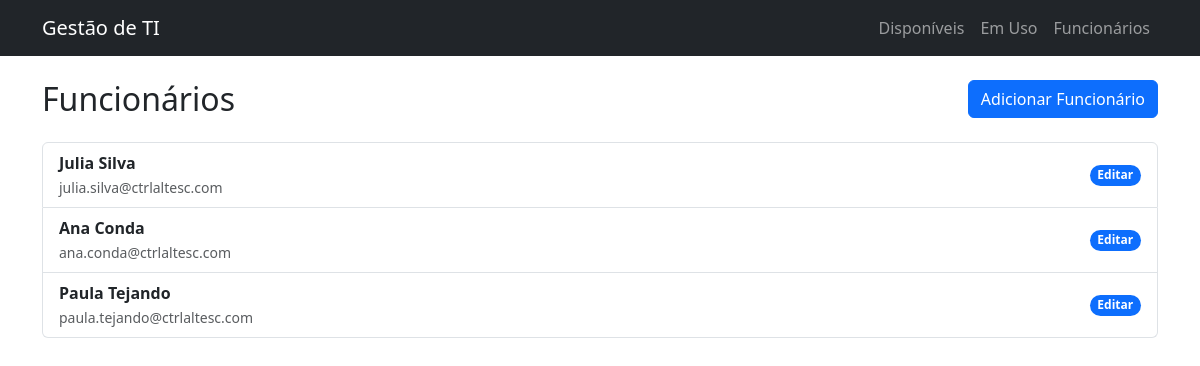
The app's page /funcionarios/ with its own data.
### ativos/models.py (models this page shows, shortened)
class Funcionario(models.Model):
    nome = models.CharField(max_length=200)
    email = models.EmailField(unique=True)

### ativos/views.py (the view)
# urls.py: path('funcionarios/', views.funcionarios, name='funcionarios'),
def funcionarios(request):
    funcionarios_lista = Funcionario.objects.all()
    context = {
        'funcionarios': funcionarios_lista,
    }
    return render(request, 'ativos/funcionarios.html', context)

### ativos/templates/ativos/funcionarios.html (shortened to what this page needs)
{% extends 'home.html' %}
{% block content %}
    <h2 class="mb-4 d-flex justify-content-between align-items-center">
        Funcionários
        <button type="button" class="btn btn-primary" data-bs-toggle="modal" data-bs-target="#adicionarFuncionarioModal">
            Adicionar Funcionário
        </button>
    </h2>
    <div class="list-group">
        {% for funcionario in funcionarios %}
            <a href="{% url 'editar_funcionario' funcionario.id %}" class="list-group-item list-group-item-action d-flex justify-content-between align-items-center">
                <div>
                    <strong>{{ funcionario.nome }}</strong><br>
                    <small class="text-muted">{{ funcionario.email }}</small>
                </div>
                <span class="badge bg-primary rounded-pill">Editar</span>
            </a>
        {% empty %}
            <p class="text-muted">Nenhum funcionário cadastrado.</p>
        {% endfor %}
    </div>
{% endblock %}

### records on screen
Funcionario: nome "Julia Silva", email "julia.silva@ctrlaltesc.com"
Funcionario: nome "Ana Conda", email "ana.conda@ctrlaltesc.com"
Funcionario: nome "Paula Tejando", email "paula.tejando@ctrlaltesc.com"
